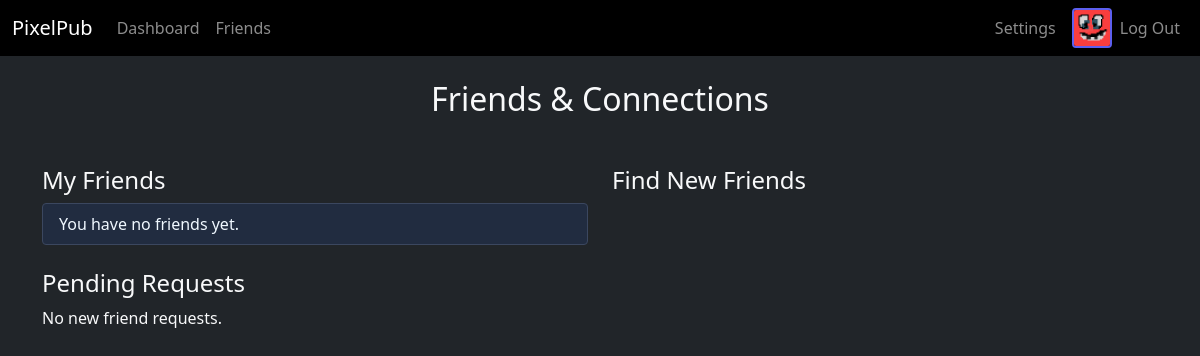
/friends (signed in), run on an earlier commit of the app's database.
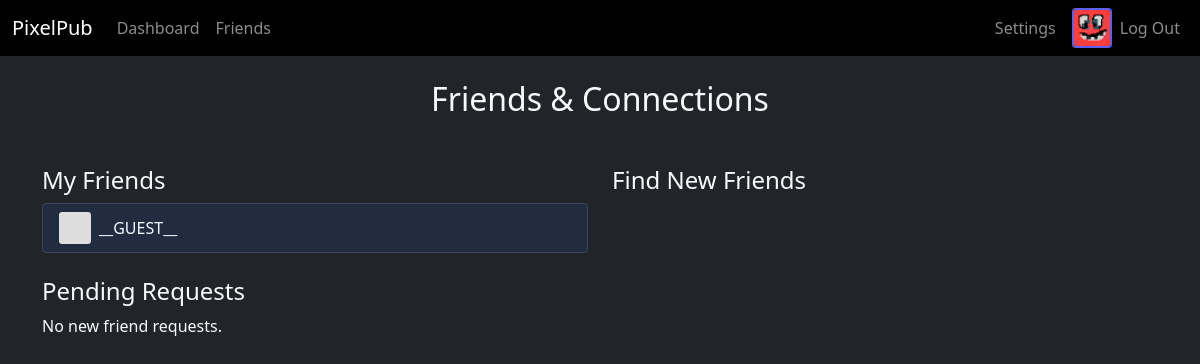
And on a later commit of the database.
### tables this page shows
CREATE TABLE users (id INTEGER PRIMARY KEY, username TEXT NOT NULL UNIQUE, hash TEXT NOT NULL, role TEXT NOT NULL DEFAULT 'user', avatar_data TEXT);

### app.py (the view)
@app.route("/friends")
@login_required
def friends():
    user_id = session["user_id"]
    friends_list = db.execute("SELECT u.id, u.username FROM users u JOIN friendships f ON (u.id=f.user_one_id OR u.id=f.user_two_id) WHERE (f.user_one_id=? OR f.user_two_id=?) AND f.status='accepted' AND u.id!=?", user_id, user_id, user_id)
    pending_received = db.execute("SELECT f.id, u.username, u.id as user_id FROM friendships f JOIN users u ON f.user_one_id=u.id WHERE f.user_two_id=? AND f.status='pending'", user_id)
    other_users = db.execute("SELECT id, username FROM users WHERE id != ? AND id NOT IN (SELECT user_one_id FROM friendships WHERE user_two_id=?) AND id NOT IN (SELECT user_two_id FROM friendships WHERE user_one_id=?)", user_id, user_id, user_id)
    return render_template("friends.html", friends=friends_list, pending_received=pending_received, other_users=other_users)

### app.py (called while the page is built)
def login_required(f):
    @wraps(f)
    def decorated_function(*args, **kwargs):
        if session.get("user_id") is None: return redirect("/login")
        return f(*args, **kwargs)
    return decorated_function

### templates/friends.html (shortened to what this page needs)
{% extends "layout.html" %}
{% block main %}
<div class="container">
    <h2 class="text-center mb-5">Friends & Connections</h2>
    <div class="row gy-5">
        <div class="col-lg-6">
            <h4>My Friends</h4>
            <ul class="list-group mb-4">
                {% for friend in friends %}
                <li class="list-group-item bg-dark text-light d-flex align-items-center"><img src="/avatar/{{ friend.id }}.png" alt="Avatar" class="avatar-sm me-2"> {{ friend.username }}</li>
                {% else %}
                <li class="list-group-item bg-dark text-light">You have no friends yet.</li>
                {% endfor %}
            </ul>
            <h4>Pending Requests</h4>
            {% if pending_received %}
                <ul class="list-group">
                    {% for request in pending_received %}
                    <li class="list-group-item bg-dark text-light d-flex align-items-center justify-content-between">
                        <div><img src="/avatar/{{ request.user_id }}.png" alt="Avatar" class="avatar-sm me-2"> {{ request.username }}</div>
                        <div>
                            <form action="/accept_request/{{ request.id }}" method="post" class="d-inline"><button type="submit" class="btn btn-success btn-sm">Accept</button></form>
                            <form action="/decline_request/{{ request.id }}" method="post" class="d-inline"><button type="submit" class="btn btn-danger btn-sm">Decline</button></form>
                        </div>
                    </li>
                    {% endfor %}
                </ul>
            {% else %}
                <p>No new friend requests.</p>
            {% endif %}
        </div>
        <div class="col-lg-6">
            <h4>Find New Friends</h4>
        </div>
    </div>
</div>
{% endblock %}

### templates/layout.html (shortened to what this page needs)
<!DOCTYPE html>
<html lang="en">
<head>
    <link href="https://cdn.jsdelivr.net/npm/bootstrap@5.1.3/dist/css/bootstrap.min.css" rel="stylesheet">
    <link href="/static/css/styles.css" rel="stylesheet">
</head>
<body class="bg-dark text-light">
    <nav class="navbar navbar-expand-lg navbar-dark bg-black">
        <div class="container-fluid">
            <a class="navbar-brand" href="/">PixelPub</a>
            <div class="collapse navbar-collapse" id="navbarNav">
                {% if session.user_id %}
                    <ul class="navbar-nav me-auto mb-2 mb-lg-0">
                        <li class="nav-item"><a class="nav-link" href="/dashboard">Dashboard</a></li>
                        <li class="nav-item"><a class="nav-link" href="/friends">Friends</a></li>
                    </ul>
                    <ul class="navbar-nav ms-auto d-flex align-items-center">
                         <li class="nav-item"><a class="nav-link" href="/settings">Settings</a></li>
                         <li class="nav-item ms-2"><a href="/settings"><img src="/avatar/{{ session.user_id }}.png" alt="My Avatar" class="avatar-nav"></a></li>
                         <li class="nav-item"><a class="nav-link" href="/logout">Log Out</a></li>
                    </ul>
                {% else %}
                    <ul class="navbar-nav ms-auto">
                        <li class="nav-item"><a class="nav-link" href="/register">Register</a></li>
                        <li class="nav-item"><a class="nav-link" href="/login">Log In</a></li>
                    </ul>
                {% endif %}
            </div>
        </div>
    </nav>
    <main class="container-fluid p-4">
        {% block main %}{% endblock %}
    </main>
</body>
</html>

### static/css/styles.css (style rules this page uses)
:root { --bg-dark: #121826; --bg-secondary: #212C40; --border-color: #3B475F; --text-light: #F0F8FF; --text-muted: #8F9BB3; --primary-color: #5D5FEF; --primary-hover: #4a4cc7; --success-color: #00B383; --danger-color: #FF3D71; --info-color: #0095FF; }
body { background-color: var(--bg-dark); color: var(--text-light); font-family: 'Segoe UI', Tahoma, Geneva, Verdana, sans-serif; }
.navbar-dark { background-color: #000 !important; }
.card, .list-group-item { background-color: var(--bg-secondary) !important; border-color: var(--border-color) !important; color: var(--text-light) !important; }
.avatar-nav { width: 40px; height: 40px; border-radius: 10%; border: 2px solid var(--primary-color); object-fit: cover; }
.avatar-sm { width: 32px; height: 32px; border-radius: 10%; object-fit: cover; background-color: #333; }

What changed in the data, as far as the page shows it:
added users: username "__GUEST__"
Also different on the page:
text no longer shown: "You have no friends yet."
